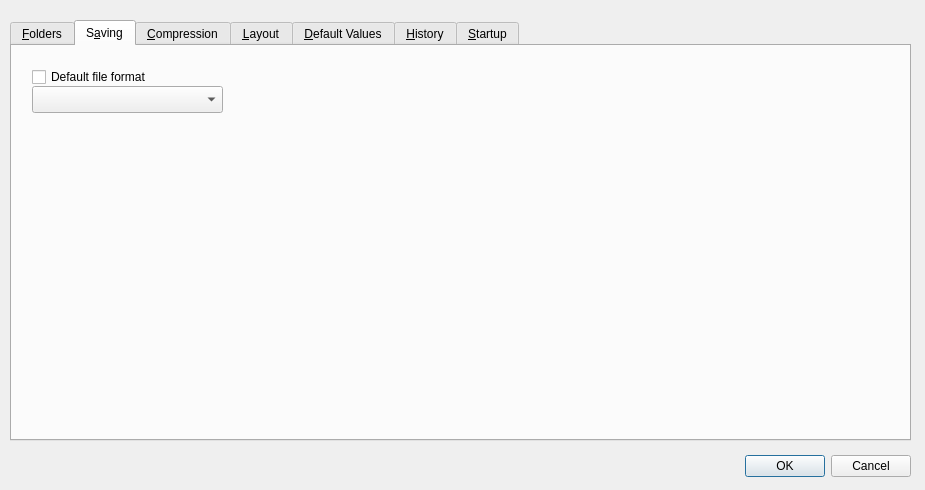
<?xml version="1.0" encoding="UTF-8"?>
<ui version="4.0">
 <class>prefsDialog</class>
 <widget class="QDialog" name="prefsDialog">
  <property name="geometry">
   <rect>
    <x>0</x>
    <y>0</y>
    <width>925</width>
    <height>490</height>
   </rect>
  </property>
  <property name="windowTitle">
   <string>Preferences</string>
  </property>
  <widget class="QDialogButtonBox" name="buttonBox">
   <property name="geometry">
    <rect>
     <x>570</x>
     <y>450</y>
     <width>341</width>
     <height>32</height>
    </rect>
   </property>
   <property name="orientation">
    <enum>Qt::Horizontal</enum>
   </property>
   <property name="standardButtons">
    <set>QDialogButtonBox::Cancel|QDialogButtonBox::Ok</set>
   </property>
  </widget>
  <widget class="QTabWidget" name="tabWidget">
   <property name="geometry">
    <rect>
     <x>10</x>
     <y>20</y>
     <width>901</width>
     <height>421</height>
    </rect>
   </property>
   <property name="currentIndex">
    <number>1</number>
   </property>
   <widget class="QWidget" name="tab">
    <attribute name="title">
     <string>&amp;Folders</string>
    </attribute>
    <widget class="QLabel" name="label_2">
     <property name="geometry">
      <rect>
       <x>20</x>
       <y>20</y>
       <width>111</width>
       <height>17</height>
      </rect>
     </property>
     <property name="text">
      <string>Opening folder</string>
     </property>
    </widget>
    <widget class="QLineEdit" name="openFolderLineEdit">
     <property name="geometry">
      <rect>
       <x>20</x>
       <y>40</y>
       <width>231</width>
       <height>27</height>
      </rect>
     </property>
    </widget>
    <widget class="QPushButton" name="openFolderButton">
     <property name="geometry">
      <rect>
       <x>250</x>
       <y>40</y>
       <width>41</width>
       <height>27</height>
      </rect>
     </property>
     <property name="text">
      <string>...</string>
     </property>
    </widget>
    <widget class="QLineEdit" name="saveFolderLineEdit">
     <property name="geometry">
      <rect>
       <x>20</x>
       <y>100</y>
       <width>231</width>
       <height>27</height>
      </rect>
     </property>
    </widget>
    <widget class="QLabel" name="label_3">
     <property name="geometry">
      <rect>
       <x>20</x>
       <y>80</y>
       <width>101</width>
       <height>17</height>
      </rect>
     </property>
     <property name="text">
      <string>Saving folder</string>
     </property>
    </widget>
    <widget class="QPushButton" name="saveFolderButton">
     <property name="geometry">
      <rect>
       <x>250</x>
       <y>100</y>
       <width>41</width>
       <height>27</height>
      </rect>
     </property>
     <property name="text">
      <string>...</string>
     </property>
    </widget>
   </widget>
   <widget class="QWidget" name="tab_2">
    <attribute name="title">
     <string>S&amp;aving</string>
    </attribute>
    <widget class="QCheckBox" name="checkBox_2">
     <property name="geometry">
      <rect>
       <x>20</x>
       <y>20</y>
       <width>161</width>
       <height>22</height>
      </rect>
     </property>
     <property name="text">
      <string>Default file format</string>
     </property>
    </widget>
    <widget class="QComboBox" name="comboBoxSaveFormat">
     <property name="geometry">
      <rect>
       <x>20</x>
       <y>40</y>
       <width>191</width>
       <height>27</height>
      </rect>
     </property>
    </widget>
   </widget>
   <widget class="QWidget" name="tab_3">
    <attribute name="title">
     <string>&amp;Compression</string>
    </attribute>
   </widget>
   <widget class="QWidget" name="tab_4">
    <attribute name="title">
     <string>&amp;Layout</string>
    </attribute>
    <widget class="QCheckBox" name="checkBox">
     <property name="geometry">
      <rect>
       <x>20</x>
       <y>20</y>
       <width>171</width>
       <height>22</height>
      </rect>
     </property>
     <property name="text">
      <string>Multi-Window Mode</string>
     </property>
    </widget>
   </widget>
   <widget class="QWidget" name="tab_5">
    <attribute name="title">
     <string>&amp;Default Values</string>
    </attribute>
   </widget>
   <widget class="QWidget" name="tab_6">
    <attribute name="title">
     <string>&amp;History</string>
    </attribute>
   </widget>
   <widget class="QWidget" name="tab_7">
    <attribute name="title">
     <string>&amp;Startup</string>
    </attribute>
    <widget class="QCheckBox" name="checkBoxMaximize">
     <property name="geometry">
      <rect>
       <x>20</x>
       <y>90</y>
       <width>171</width>
       <height>22</height>
      </rect>
     </property>
     <property name="text">
      <string>Maximize on Startup</string>
     </property>
    </widget>
    <widget class="QComboBox" name="comboBoxLanguage">
     <property name="geometry">
      <rect>
       <x>20</x>
       <y>50</y>
       <width>161</width>
       <height>27</height>
      </rect>
     </property>
    </widget>
    <widget class="QLabel" name="label">
     <property name="geometry">
      <rect>
       <x>20</x>
       <y>30</y>
       <width>67</width>
       <height>17</height>
      </rect>
     </property>
     <property name="text">
      <string>Language</string>
     </property>
    </widget>
   </widget>
  </widget>
 </widget>
 <resources/>
 <connections>
  <connection>
   <sender>buttonBox</sender>
   <signal>accepted()</signal>
   <receiver>prefsDialog</receiver>
   <slot>accept()</slot>
   <hints>
    <hint type="sourcelabel">
     <x>248</x>
     <y>254</y>
    </hint>
    <hint type="destinationlabel">
     <x>157</x>
     <y>274</y>
    </hint>
   </hints>
  </connection>
  <connection>
   <sender>buttonBox</sender>
   <signal>rejected()</signal>
   <receiver>prefsDialog</receiver>
   <slot>reject()</slot>
   <hints>
    <hint type="sourcelabel">
     <x>316</x>
     <y>260</y>
    </hint>
    <hint type="destinationlabel">
     <x>286</x>
     <y>274</y>
    </hint>
   </hints>
  </connection>
 </connections>
</ui>
